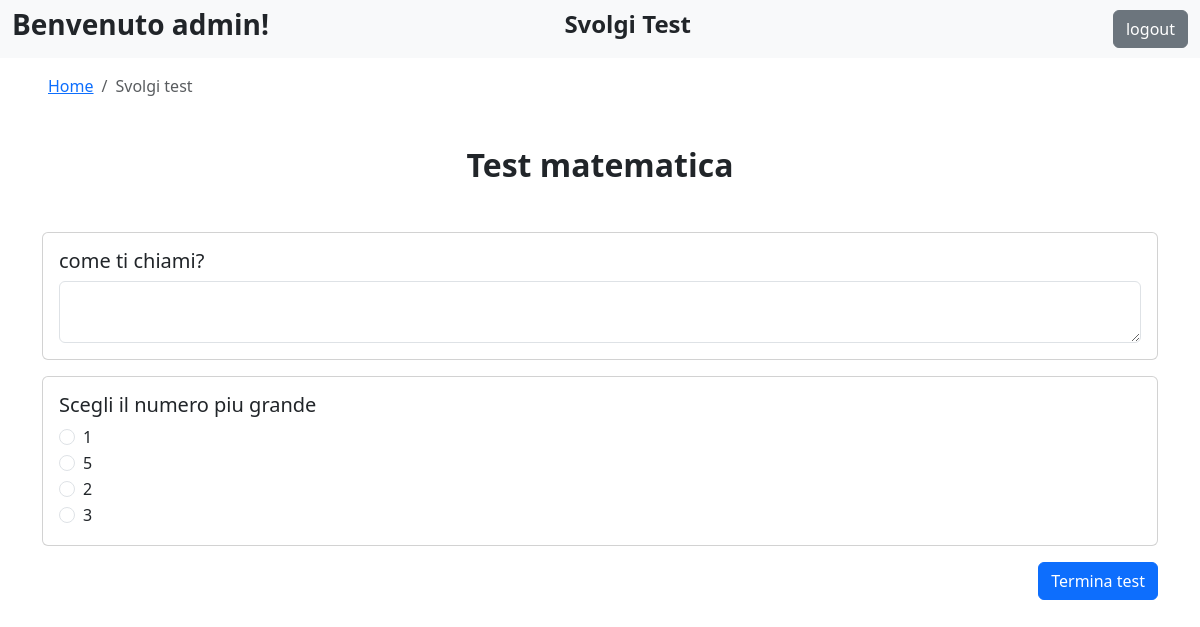
The page /svolgi_test.php?id_test=4 (signed in) on the database its author committed.
### tables this page shows
CREATE TABLE IF NOT EXISTS `test` (
  `id` int(11) NOT NULL,
  `titolo` varchar(255) NOT NULL,
  `descrizione` text DEFAULT NULL
);

CREATE TABLE IF NOT EXISTS `domanda` (
  `id` int(11) NOT NULL,
  `testo` varchar(2000) NOT NULL,
  `tipo` enum('multipla','aperta') DEFAULT NULL,
  `id_test` int(11) NOT NULL
);

CREATE TABLE IF NOT EXISTS `risposta` (
  `id` int(11) NOT NULL,
  `testo` varchar(2000) DEFAULT NULL,
  `corretta` tinyint(1) NOT NULL,
  `id_domanda` int(11) NOT NULL
);

### svolgi_test.php (the view, shortened to what this page needs)
<?php
    include "include/db.php";
    if ($_SERVER['REQUEST_METHOD'] === 'GET' && isset($_GET["id_test"])){
        $id_test = $_GET["id_test"];
    } else if ($_SERVER['REQUEST_METHOD'] === 'POST' && isset($_POST["id_test"]) && isset($_POST["invia"])) {
        $id_test = $_POST["id_test"];
        $id_user = $_SESSION["user_id"];
        unset($_POST['invia']);
        foreach ($_POST["risposte"] as $id_domanda => $risposta_data) {
            $sql = "INSERT INTO risposte_date (id_test, id_user, id_domanda, tipologia_domanda, risposta_data)
                    VALUES (?, ?, ?,
                    (SELECT tipo FROM domanda WHERE id = ?), ?)
                    ON DUPLICATE KEY UPDATE risposta_data = ?";
            $stmt = $conn->prepare($sql);
            if (is_array($risposta_data)) {
                $risposta_data = implode(",", array_map('strval', $risposta_data));
            }
            $stmt->bind_param("iiiiss", $id_test, $id_user, $id_domanda, $id_domanda, $risposta_data, $risposta_data);
            $stmt->execute();
        }
        go_to("studenti.php");
        exit();
    } else {
        go_to("studenti.php");
        exit();
    }
    $sql = "SELECT * FROM test WHERE id = ?";
    $stmt = $conn->prepare($sql);
    $stmt->bind_param("i", $id_test);
    $stmt->execute();
    $result = $stmt->get_result();
    $test = $result->fetch_assoc();
    $sql = "SELECT * FROM domanda WHERE id_test = ?";
    $stmt = $conn->prepare($sql);
    $stmt->bind_param("i", $id_test);
    $stmt->execute();
    $result = $stmt->get_result();
    $domande = $result->fetch_all(MYSQLI_ASSOC);
    for ($i = 0; $i < count($domande); $i++) {
        $sql = "SELECT * FROM risposta WHERE id_domanda = ?";
        $stmt = $conn->prepare($sql);
        $stmt->bind_param("i", $domande[$i]["id"]);
        $stmt->execute();
        $result = $stmt->get_result();
        $risposte = $result->fetch_all(MYSQLI_ASSOC);
        $r = array();
        foreach ($risposte as $key => $risposta) {
            $risposta["indice"] = $key;
            $r[] = $risposta;
        }
        $domande[$i]["risposte"] = $r;
    }
?>
<!DOCTYPE html>
<html lang="en">
<head>
    <link rel="stylesheet" href="https://cdn.jsdelivr.net/npm/bootstrap@4.3.1/dist/css/bootstrap.min.css">
    <link href="https://cdn.jsdelivr.net/npm/bootstrap@5.3.0-alpha1/dist/css/bootstrap.min.css" rel="stylesheet">
    <link href="https://cdn.jsdelivr.net/npm/bootstrap-icons/font/bootstrap-icons.css" rel="stylesheet">
</head>
<body>
    <nav class="navbar navbar-expand-lg navbar-light bg-light">
        <div class="container-fluid d-flex justify-content-between">
            <h3 class="fw-bold">Benvenuto <?php echo $_SESSION["username"]; ?>!</h3>
            <h4 class="fw-bold text-center" style="transform: translateX(-50%);">Svolgi Test</h4>
            <form class="d-flex" method="POST" action="php/do_logout.php">
                <input class="btn btn-secondary ms-auto" type="submit" id="logout" name="logout" value="logout">
            </form>
        </div>
    </nav>
    <div class="ms-5 mt-3">
        <nav aria-label="breadcrumb">
            <ol class="breadcrumb">
                <li class="breadcrumb-item"><a href="studenti.php">Home</a></li>
                <li class="breadcrumb-item active" aria-current="page">Svolgi test</li>
            </ol>
        </nav>
    </div>
    <div class="mt-3">
        <h2 class="fw-bold text-center my-5"><?php echo $test["titolo"] ?></h2>
        <form method="POST" action="svolgi_test.php" class="w-90 container">
            <?php
                foreach ($domande as $domanda) {
                    echo "<div class='card mb-3'>";
                    echo "<div class='card-body'>";
                    echo "<h5 class='card-title'>" . $domanda["testo"] . "</h5>";
                    foreach ($domanda["risposte"] as $key => $risposta) {
                        echo "<div class='form-check'>";
                        echo "<input class='form-check-input' type='radio' name='risposte[" . $domanda["id"] . "]' value='" . $key+1 . "'>";
                        echo "<label class='form-check-label'>" . $risposta["testo"] . "</label>";
                        echo "</div>";
                    }
                    if ($domanda["tipo"] === "aperta") {
                        echo "<textarea class='form-control' name='risposte[" . $domanda["id"] . "]'></textarea>";
                    }
                    echo "</div></div>";
                }
            ?>
            <input type="submit" name="invia" class="btn btn-primary float-right" value="Termina test">
        </form>
    </div>
</body>
</html>

### rows shown on the page
test: titolo "Test matematica"
domanda: testo "come ti chiami?"
domanda: testo "Scegli il numero piu grande"
risposta: testo "1"
risposta: testo "5"
risposta: testo "2"
risposta: testo "3"

### other values the page prints
$_SESSION["username"] "admin"
